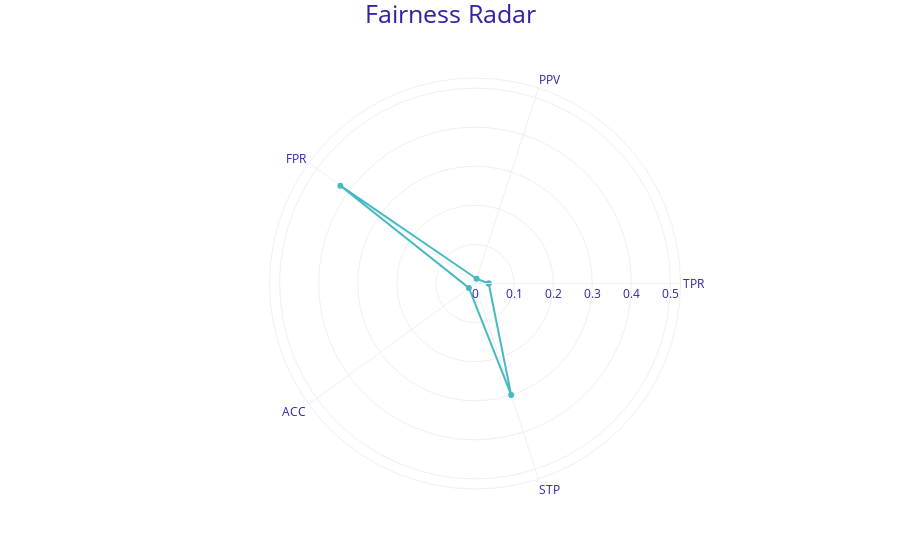
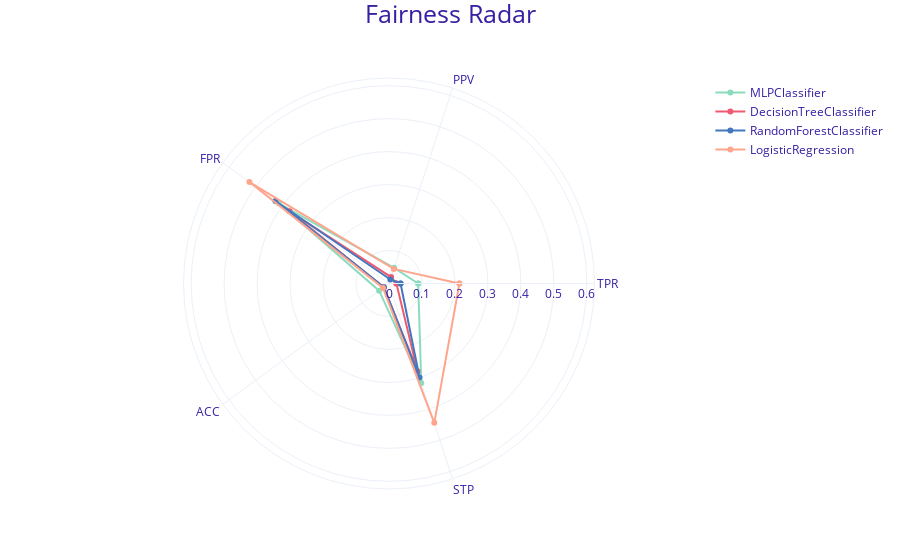

Notebook cell for these charts, in order:
### Code cell
fobject_forest.plot(type = "radar")
fobject_forest.plot(objects=[fobject_mlp, fobject_logreg, fobject_dt], type = "radar")

### Figure 1 — Plotly figure (JSON) as saved in the notebook; plotly's stock layout.template omitted (floating-point values rounded to 4 significant figures)
{"data": [{"hovertemplate": "<b>%{text}</b><br>Metric: %{theta}<br>Parity loss: %{r:.3f}<extra></extra>", "line": {"color": "#46bac2"}, "marker": {"color": ["#46bac2", "#46bac2", "#46bac2", "#46bac2", "#46bac2", "#46bac2"]}, "name": "RandomForestClassifier", "r": [0.03509, 0.01284, 0.4258, 0.01929, 0.2997, 0.03509], "text": ["RandomForestClassifier", "RandomForestClassifier", "RandomForestClassifier", "RandomForestClassifier", "RandomForestClassifier", "RandomForestClassifier"], "theta": ["TPR", "PPV", "FPR", "ACC", "STP", "TPR"], "type": "scatterpolar"}], "layout": {"font": {"color": "#371ea3"}, "margin": {"b": 71, "r": 30, "t": 78}, "polar": {"radialaxis": {"range": [0, 0.5258]}}, "title": {"font": {"size": 25}, "text": "Fairness Radar", "x": 0.5, "y": 0.99}}}

### Figure 2 — Plotly figure (JSON) as saved in the notebook; plotly's stock layout.template omitted (floating-point values rounded to 4 significant figures)
{"data": [{"hovertemplate": "<b>%{text}</b><br>Metric: %{theta}<br>Parity loss: %{r:.3f}<extra></extra>", "line": {"color": "#8bdcbe"}, "marker": {"color": ["#8bdcbe", "#8bdcbe", "#8bdcbe", "#8bdcbe", "#8bdcbe", "#8bdcbe"]}, "name": "MLPClassifier", "r": [0.08849, 0.04997, 0.4137, 0.03709, 0.317, 0.08849], "text": ["MLPClassifier", "MLPClassifier", "MLPClassifier", "MLPClassifier", "MLPClassifier", "MLPClassifier"], "theta": ["TPR", "PPV", "FPR", "ACC", "STP", "TPR"], "type": "scatterpolar"}, {"hovertemplate": "<b>%{text}</b><br>Metric: %{theta}<br>Parity loss: %{r:.3f}<extra></extra>", "line": {"color": "#f05a71"}, "marker": {"color": ["#f05a71", "#f05a71", "#f05a71", "#f05a71", "#f05a71", "#f05a71"]}, "name": "DecisionTreeClassifier", "r": [0.02247, 0.0204, 0.3729, 0.01929, 0.2798, 0.02247], "text": ["DecisionTreeClassifier", "DecisionTreeClassifier", "DecisionTreeClassifier", "DecisionTreeClassifier", "DecisionTreeClassifier", "DecisionTreeClassifier"], "theta": ["TPR", "PPV", "FPR", "ACC", "STP", "TPR"], "type": "scatterpolar"}, {"hovertemplate": "<b>%{text}</b><br>Metric: %{theta}<br>Parity loss: %{r:.3f}<extra></extra>", "line": {"color": "#4378bf"}, "marker": {"color": ["#4378bf", "#4378bf", "#4378bf", "#4378bf", "#4378bf", "#4378bf"]}, "name": "RandomForestClassifier", "r": [0.03509, 0.01284, 0.4258, 0.01929, 0.2997, 0.03509], "text": ["RandomForestClassifier", "RandomForestClassifier", "RandomForestClassifier", "RandomForestClassifier", "RandomForestClassifier", "RandomForestClassifier"], "theta": ["TPR", "PPV", "FPR", "ACC", "STP", "TPR"], "type": "scatterpolar"}, {"hovertemplate": "<b>%{text}</b><br>Metric: %{theta}<br>Parity loss: %{r:.3f}<extra></extra>", "line": {"color": "#ffa58c"}, "marker": {"color": ["#ffa58c", "#ffa58c", "#ffa58c", "#ffa58c", "#ffa58c", "#ffa58c"]}, "name": "LogisticRegression", "r": [0.2136, 0.04645, 0.5232, 0.02262, 0.4444, 0.2136], "text": ["LogisticRegression", "LogisticRegression", "LogisticRegression", "LogisticRegression", "LogisticRegression", "LogisticRegression"], "theta": ["TPR", "PPV", "FPR", "ACC", "STP", "TPR"], "type": "scatterpolar"}], "layout": {"font": {"color": "#371ea3"}, "margin": {"b": 71, "r": 30, "t": 78}, "polar": {"radialaxis": {"range": [0, 0.6232]}}, "title": {"font": {"size": 25}, "text": "Fairness Radar", "x": 0.5, "y": 0.99}}}
